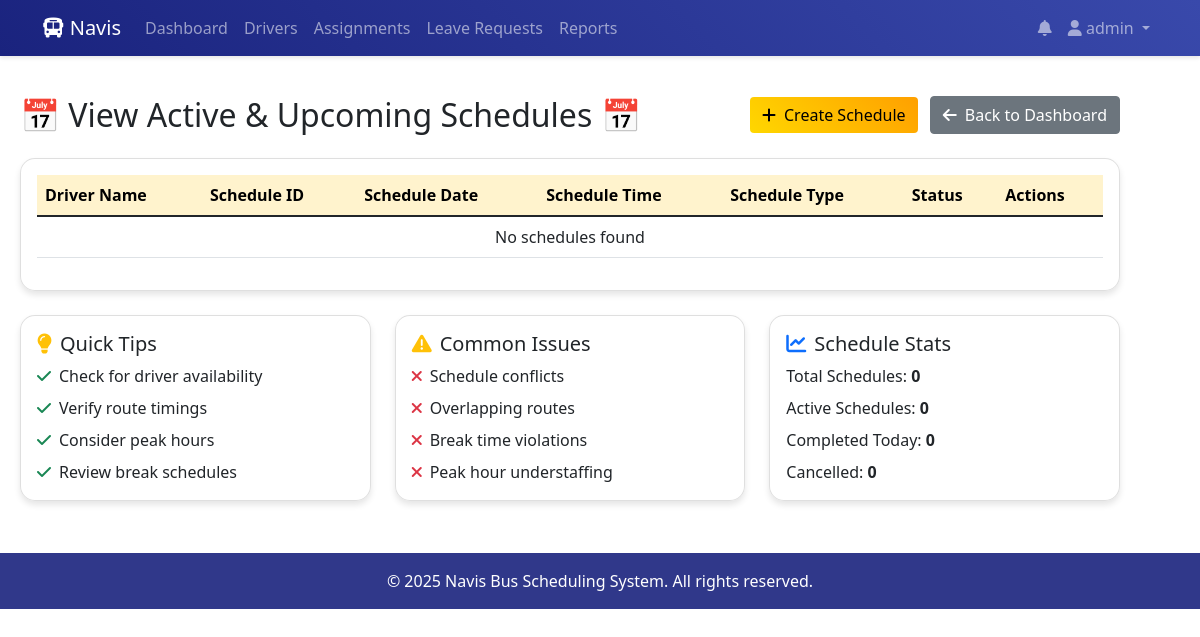
Before: /view_schedules (signed in) with the older database file.
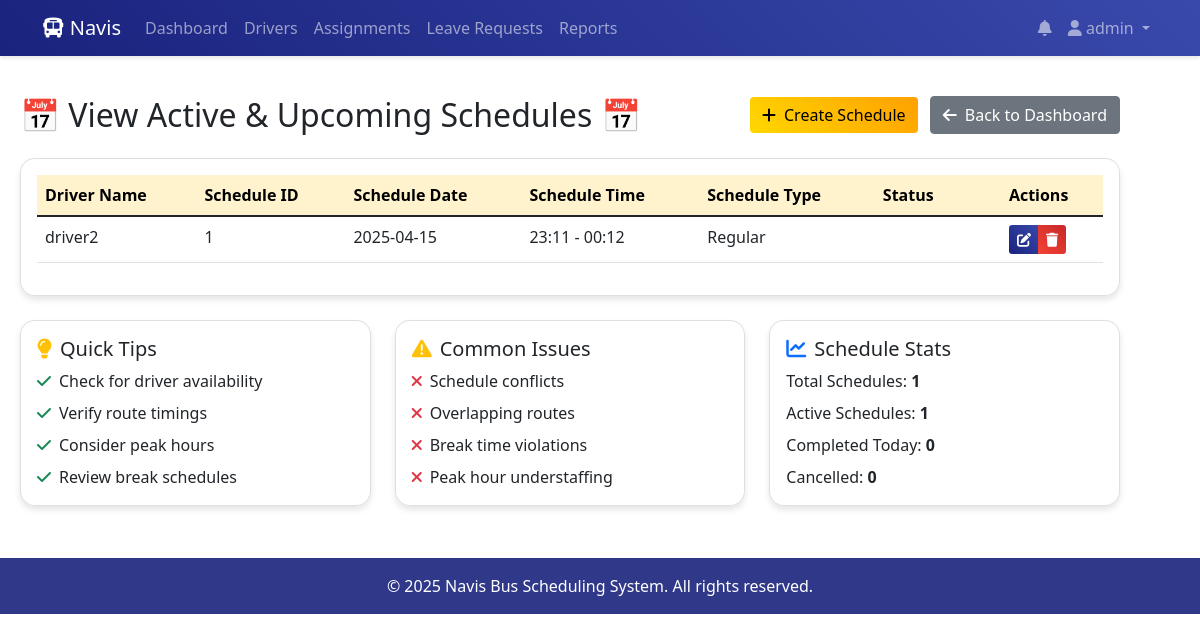
After: the same page with the newer database file.
### app.py (models this page shows)
class Schedule(db.Model):
    id = db.Column(db.Integer, primary_key=True)
    start_time = db.Column(db.String(50), nullable=False)
    end_time = db.Column(db.String(50), nullable=False)
    route = db.Column(db.String(100), nullable=False)
    bus_number = db.Column(db.String(20), nullable=False)
    capacity = db.Column(db.Integer, nullable=False)
    assigned_driver = db.Column(db.String(100), nullable=False)
    is_peak_hour = db.Column(db.Boolean, default=False)
    schedule_type = db.Column(db.String(20), default='regular')  # regular, special, emergency
    created_by = db.Column(db.String(150), db.ForeignKey('user.username'))
    created_at = db.Column(db.DateTime, default=datetime.utcnow)
    last_modified = db.Column(db.DateTime, default=datetime.utcnow)
    status = db.Column(db.String(20), default='scheduled')  # scheduled, in_progress, completed, cancelled

### app.py (the view)
@app.route('/view_schedules')
def view_schedules():
    if 'user_id' not in session:
        return redirect(url_for('login'))
    if session['role'] == 'admin':
        schedules = Schedule.query.all()
    else:
        schedules = Schedule.query.filter_by(assigned_driver=session['username']).all()
    return render_template('view_schedules.html', schedules=schedules)

### templates/view_schedules.html (shortened to what this page needs)
{% extends "base.html" %}
{% block content %}
<div class="row mb-4">
    <div class="col">
        <div class="d-flex justify-content-between align-items-center">
            <h2 class="mb-0">📅 View Active & Upcoming Schedules 📅</h2>
            {% if session.role == 'admin' %}
            <div>
                <a href="{{ url_for('add_schedule') }}" class="btn btn-warning me-2">
                    <i class="fas fa-plus me-2"></i>Create Schedule
                </a>
                <a href="{{ url_for('admin_dashboard') }}" class="btn btn-secondary">
                    <i class="fas fa-arrow-left me-2"></i>Back to Dashboard
                </a>
            </div>
            {% else %}
            <a href="{{ url_for('driver_dashboard') }}" class="btn btn-secondary">
                <i class="fas fa-arrow-left me-2"></i>Back to Dashboard
            </a>
            {% endif %}
        </div>
    </div>
</div>
<div class="card">
    <div class="card-body">
        <div class="table-responsive">
            <table class="table table-hover">
                <thead class="table-warning">
                    <tr>
                        <th>Driver Name</th>
                        <th>Schedule ID</th>
                        <th>Schedule Date</th>
                        <th>Schedule Time</th>
                        <th>Schedule Type</th>
                        <th>Status</th>
                        {% if session.role == 'admin' %}
                        <th>Actions</th>
                        {% endif %}
                    </tr>
                </thead>
                <tbody>
                    {% for schedule in schedules %}
                    <tr>
                        <td>{{ schedule.assigned_driver }}</td>
                        <td>{{ schedule.id }}</td>
                        <td>{{ schedule.created_at.strftime('%Y-%m-%d') }}</td>
                        <td>{{ schedule.start_time }} - {{ schedule.end_time }}</td>
                        <td>{{ schedule.schedule_type|title }}</td>
                        <td>
                            <span class="badge status-{{ schedule.status }}">
                            </span>
                        </td>
                        {% if session.role == 'admin' %}
                        <td>
                            <div class="btn-group">
                                <a href="{{ url_for('edit_schedule', id=schedule.id) }}" class="btn btn-primary btn-sm">
                                    <i class="fas fa-edit"></i>
                                </a>
                                <button type="button" class="btn btn-danger btn-sm" data-bs-toggle="modal" data-bs-target="#deleteModal{{ schedule.id }}">
                                    <i class="fas fa-trash"></i>
                                </button>
                            </div>
                        </td>
                        {% endif %}
                    </tr>
                    {% else %}
                    <tr>
                        <td colspan="{% if session.role == 'admin' %}7{% else %}6{% endif %}" class="text-center">
                            No schedules found
                        </td>
                    </tr>
                    {% endfor %}
                </tbody>
            </table>
        </div>
    </div>
</div>
{% if session.role == 'admin' %}
<div class="row mt-4">
    <div class="col-md-4">
        <div class="card">
            <div class="card-body">
                <h5 class="card-title"><i class="fas fa-lightbulb text-warning me-2"></i>Quick Tips</h5>
                <ul class="list-unstyled mb-0">
                    <li class="mb-2"><i class="fas fa-check text-success me-2"></i>Check for driver availability</li>
                    <li class="mb-2"><i class="fas fa-check text-success me-2"></i>Verify route timings</li>
                    <li class="mb-2"><i class="fas fa-check text-success me-2"></i>Consider peak hours</li>
                    <li><i class="fas fa-check text-success me-2"></i>Review break schedules</li>
                </ul>
            </div>
        </div>
    </div>
    <div class="col-md-4">
        <div class="card">
            <div class="card-body">
                <h5 class="card-title"><i class="fas fa-exclamation-triangle text-warning me-2"></i>Common Issues</h5>
                <ul class="list-unstyled mb-0">
                    <li class="mb-2"><i class="fas fa-times text-danger me-2"></i>Schedule conflicts</li>
                    <li class="mb-2"><i class="fas fa-times text-danger me-2"></i>Overlapping routes</li>
                    <li class="mb-2"><i class="fas fa-times text-danger me-2"></i>Break time violations</li>
                    <li><i class="fas fa-times text-danger me-2"></i>Peak hour understaffing</li>
                </ul>
            </div>
        </div>
    </div>
    <div class="col-md-4">
        <div class="card">
            <div class="card-body">
                <h5 class="card-title"><i class="fas fa-chart-line text-primary me-2"></i>Schedule Stats</h5>
                <ul class="list-unstyled mb-0">
                    <li class="mb-2">Total Schedules: <strong>{{ schedules|length }}</strong></li>
                    <li class="mb-2">Active Schedules: <strong>{{ schedules|selectattr('status', 'equalto', 'scheduled')|list|length }}</strong></li>
                    <li class="mb-2">Completed Today: <strong>{{ schedules|selectattr('status', 'equalto', 'completed')|list|length }}</strong></li>
                    <li>Cancelled: <strong>{{ schedules|selectattr('status', 'equalto', 'cancelled')|list|length }}</strong></li>
                </ul>
            </div>
        </div>
    </div>
</div>
{% endif %}
{% endblock %}

### templates/base.html (shortened to what this page needs)
<!DOCTYPE html>
<html lang="en">
<head>
    <link href="https://cdn.jsdelivr.net/npm/bootstrap@5.1.3/dist/css/bootstrap.min.css" rel="stylesheet">
    <link rel="stylesheet" href="https://cdnjs.cloudflare.com/ajax/libs/font-awesome/6.0.0/css/all.min.css">
</head>
<body>
    <nav class="navbar navbar-expand-lg navbar-dark">
        <div class="container">
            <a class="navbar-brand" href="{{ url_for('dashboard') }}">
                <i class="fas fa-bus"></i> Navis
            </a>
            {% if session.user_id %}
            <div class="collapse navbar-collapse" id="navbarNav">
                <ul class="navbar-nav me-auto">
                    <li class="nav-item">
                        <a class="nav-link" href="{{ url_for('dashboard') }}">Dashboard</a>
                    </li>
                    {% if session.role == 'admin' %}
                    <li class="nav-item">
                        <a class="nav-link" href="{{ url_for('view_drivers') }}">Drivers</a>
                    </li>
                    <li class="nav-item">
                        <a class="nav-link" href="{{ url_for('manage_assignments') }}">Assignments</a>
                    </li>
                    <li class="nav-item">
                        <a class="nav-link" href="{{ url_for('manage_leaves') }}">Leave Requests</a>
                    </li>
                    <li class="nav-item">
                        <a class="nav-link" href="{{ url_for('reports_dashboard') }}">Reports</a>
                    </li>
                    {% endif %}
                </ul>
                <ul class="navbar-nav">
                    <li class="nav-item">
                        <a class="nav-link" href="{{ url_for('notifications') }}">
                            <i class="fas fa-bell"></i>
                        </a>
                    </li>
                    <li class="nav-item dropdown">
                        <a class="nav-link dropdown-toggle" href="#" id="navbarDropdown" role="button" data-bs-toggle="dropdown">
                            <i class="fas fa-user"></i> {{ session.username }}
                        </a>
                    </li>
                </ul>
            </div>
            {% endif %}
        </div>
    </nav>
    <main class="container main-content">
        {% block content %}{% endblock %}
    </main>
    <footer class="footer">
        <div class="container text-center">
            <p class="mb-0">&copy; 2025 Navis Bus Scheduling System. All rights reserved.</p>
        </div>
    </footer>
</body>
</html>

Changed rows visible on the page:
added Schedule: assigned_driver "driver2", id "1", created_at "2025-04-15", start_time "23:11", end_time "00:12", schedule_type "Regular"
Other visible differences:
{{ schedules|length }}: "0" → "1"
{{ schedules|selectattr('status', 'equalto', 'scheduled')|list|length }}: "0" → "1"
text no longer shown: "No schedules found"
